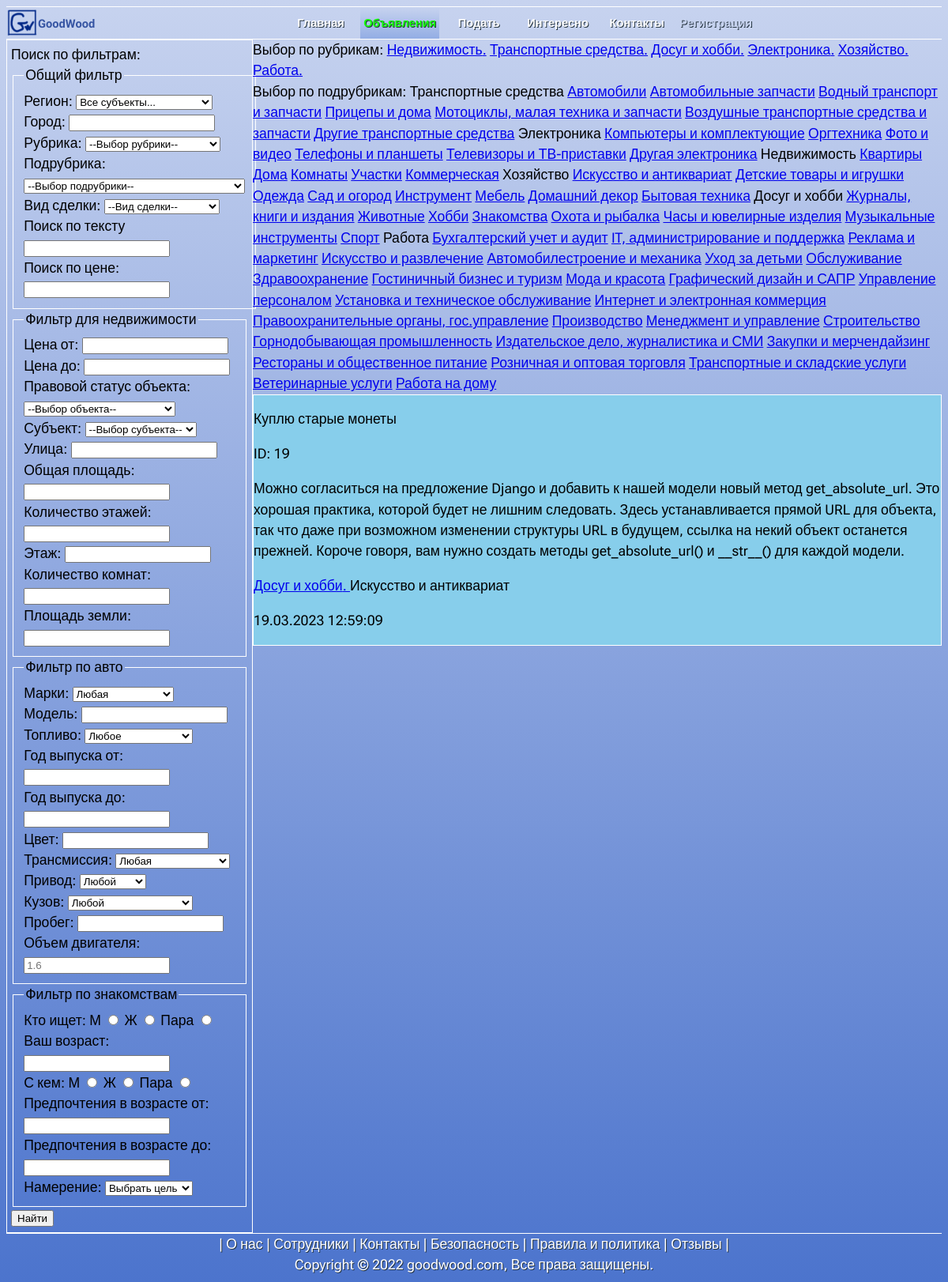
Screenshot of /all_adv/adv/19/ with the database file from the repository.
### all_adv/models.py (models this page shows, shortened)
class Rubric(models.Model):
    name = models.CharField(max_length=45,db_index=True,verbose_name='Название')
    def get_absolute_url(self):
        return reverse('by_rubric',kwargs={'rubric_id': self.id})
    class Meta:
        verbose_name_plural = 'Рубрики'
        verbose_name = 'Рубрика'

class Adv(models.Model):
    is_active = models.BooleanField(default=True)
    title = models.CharField(max_length=50,verbose_name='Наименование', help_text='Это хелп')
    transaction = models.ForeignKey('Transaction',null=True,on_delete=models.PROTECT, verbose_name='Вид сделки')
    region = models.ForeignKey('Region', null=True, on_delete=models.PROTECT, verbose_name='Регион')
    city = models.CharField(max_length=50, verbose_name='Город',null=True)
    district_city = models.CharField(max_length=50, verbose_name='Район города',default='',blank =True)
    photo = models.ImageField(upload_to='photo/%Y/%m/%d/',
                              null=True, blank=True)
    user_name = models.CharField(max_length=50, verbose_name='Имя',null=True)
    phone_number = models.CharField(max_length=50,null=True,  verbose_name='Телефон')
    content = models.TextField(null=True,  verbose_name='Описание')
    price = models.FloatField(null=True,blank =True,verbose_name='Цена')
    rubric = models.ForeignKey('Rubric',null=True,on_delete=models.PROTECT, verbose_name='Рубрика')
    subrubric = models.CharField(max_length=70,blank =True, null=True,choices=SUB_RUBRICS, verbose_name='Подрубрика')
    published = models.DateTimeField(auto_now_add=True, db_index=True, verbose_name='Опубликовано от')
    update = models.DateTimeField(auto_now=True, db_index=True, verbose_name='Изменено  от')
    street = models.CharField(max_length=50, verbose_name='Улица',blank =True,default='')
    floors = models.CharField(max_length=50,null=True,blank =True,verbose_name='Этажей')
    floor = models.CharField(max_length=50,null=True,blank =True,verbose_name='Этаж')
    rooms = models.CharField(max_length=50,null=True,blank =True,verbose_name='Комнат')
    square_rooms = models.FloatField(null=True,blank =True,verbose_name='Площадь комнат')
    square_land = models.FloatField(null=True,blank =True,verbose_name='Площадь земли')
    law_status = models.ForeignKey('LawStatus',blank =True,null=True,on_delete=models.PROTECT, verbose_name='Статус')
    ower = models.ForeignKey('Subject',null=True,blank =True,on_delete=models.PROTECT, verbose_name='Субъект')
    car_mark = models.ForeignKey('CarMark',null=True,blank =True,on_delete=models.PROTECT, verbose_name='Марка')
    car_model = models.CharField(max_length=50, verbose_name='Модель',null=True,blank =True)
    car_year = models.CharField(max_length=50,null=True,blank =True,verbose_name='Год')
    car_fuel = models.ForeignKey('CarFuel',null=True,blank =True,on_delete=models.PROTECT, verbose_name='Топливо')
    car_color = models.CharField(max_length=50, verbose_name='Цвет',null=True,blank =True)
    car_body = models.ForeignKey('CarBody',null=True,on_delete=models.PROTECT, verbose_name='Кузов',blank =True)
    car_actuator = models.ForeignKey('CarActuator',null=True,on_delete=models.PROTECT, verbose_name='Привод',blank =True)
    car_transmission = models.ForeignKey('CarTransmission',null=True,on_delete=models.PROTECT, verbose_name='Коробка',blank =True)
    car_run = models.CharField(max_length=50,null=True,blank =True,verbose_name='Пробег')
    car_engine_capacity = models.FloatField(null=True,blank =True,verbose_name='Объем двигателя')
    who = models.CharField(max_length=50, verbose_name='Кто',null=True,blank =True)
    whom = models.CharField(max_length=50, verbose_name='Кого',null=True,blank =True)
    your_age = models.CharField(max_length=50,null=True,blank =True,verbose_name='Возраст Ваш')
    intention_age = models.CharField(max_length=50,null=True,blank =True,verbose_name='Возраст поиска')
    intention = models.ForeignKey('Intention',null=True,on_delete=models.PROTECT, verbose_name='Намерение',blank =True)
    salary = models.CharField(max_length=50,null=True,blank =True,verbose_name='Зарплата от')
    mode = models.CharField(max_length=50, verbose_name='Режим работы',null=True,blank =True)
    def get_absolute_url(self):
        return reverse('by_rubric',kwargs={'rubric_id': self.rubric_id})
    class Meta:
        verbose_name_plural='Объявления'
        verbose_name = 'Объявление'
        ordering = ['-published']

### all_adv/views.py (the view)
# urls.py: path('adv/<int:adv_id>/', adv, name='adv'),
def adv(requests,adv_id):
    adv = Adv.objects.get(pk=adv_id)
    rubrics = Rubric.objects.all()
    context = {
        'adv': adv,
        'rubrics': rubrics,
        'SUB_RUBRICS_ARR': SUB_RUBRICS_ARR,
        'RUBRIC_ARR': RUBRIC_ARR,
        'menu': menu,
        'page': 'all_advs',
    }
    return render(requests,'all_adv/adv.html',context)

### all_adv/templates/all_adv/adv.html
{% extends "layout/base.html" %}
{% block content %}
     Выбор по рубрикам:
    {% for rubric in  rubrics %}
        <a href="{{rubric.get_absolute_url}}">{{rubric.name}}.</a>
    {% endfor %}<br>
    Выбор по подрубрикам:
    {% for r in SUB_RUBRICS_ARR %}
        {% if r in RUBRIC_ARR %}
            {{r}}
        {% else %}
            <a href="{% url 'by_subrubric' r %}">{{r}}</a>
        {% endif  %}
    {% endfor %}
    <div class="adv-card">
        <p>{{ adv.title }}</p>
        <p>ID: {{ adv.id }}</p>
        <p>{{ adv.content|linebreaks }}</p>
        <p><a href="{{adv.get_absolute_url}}">{{ adv.rubric.name }}. </a>{{ adv.subrubric }}</p>
        <p>{{ adv.published|date:"d.m.Y H:i:s" }}</p>
    </div>
{% endblock %}

### index/static/index/style.css (style rules this page uses)
body { min-height: 100vh; line-height: 1.5; background: linear-gradient(to top, #4C74CD, #C7D3EF); font-family: 'Roboto Flex', sans-serif; font-size: 1.1em; }

### all_adv/static/all_adv/css/style.css (style rules this page uses)
.adv-card { border: 1px solid white; margin-bottom: 5px; background-color: skyblue; text-align:left; min-width:190px; height: auto; }

### rows the page displays
Rubric: name "Недвижимость"
Rubric: name "Транспортные средства"
Rubric: name "Досуг и хобби"
Rubric: name "Электроника"
Rubric: name "Хозяйство"
Rubric: name "Работа"
Adv: title "Куплю старые монеты", id "19", content "Можно согласиться на предложение Django и добавить к нашей модели новый метод get_absolute_url. Это хорошая практика, которой будет не лишним следовать. Здесь устанавливается прямой URL для объекта, так что даже при возможном изменении структуры URL в будущем, ссылка на некий объект останется прежней. Короче говоря, вам нужно создать методы get_absolute_url() и __str__() для каждой модели.", rubric.name "Досуг и хобби", subrubric "Искусство и антиквариат", published "19.03.2023 12:59:09"

### other values shown
{{ m.title }} "Главная" "Подать" "Интересно" "Контакты" "Регистрация"
{{ m.title }} "Объявления"
{{ r }} "Транспортные средства" "Электроника" "Недвижимость" "Хозяйство" "Досуг и хобби" "Работа"
{{ r }} "Автомобили" "Автомобильные запчасти" "Водный транспорт и запчасти" "Прицепы и дома" "Мотоциклы, малая техника и запчасти" "Воздушные транспортные средства и запчасти" "Другие транспортные средства" "Компьютеры и комплектующие" "Оргтехника" "Фото и видео" "Телефоны и планшеты" "Телевизоры и ТВ-приставки" "Другая электроника" "Квартиры" "Дома" "Комнаты" "Участки" "Коммерческая" "Искусство и антиквариат" "Детские товары и игрушки" "Одежда" "Сад и огород" "Инструмент" "Мебель" "Домашний декор" "Бытовая техника" "Журналы, книги и издания" "Животные" "Хобби" "Знакомства" "Охота и рыбалка" "Часы и ювелирные изделия" "Музыкальные инструменты" "Спорт" "Бухгалтерский учет и аудит" "IT, администрирование и поддержка" "Реклама и маркетинг" "Искусство и развлечение" "Автомобилестроение и механика" "Уход за детьми" "Обслуживание" "Здравоохранение" "Гостиничный бизнес и туризм" "Мода и красота" "Графический дизайн и САПР" "Управление персоналом" "Установка и техническое обслуживание" "Интернет и электронная коммерция" "Правоохранительные органы, гос.управление" "Производство" "Менеджмент и управление" "Строительство" "Горнодобывающая промышленность" "Издательское дело, журналистика и СМИ" "Закупки и мерчендайзинг" "Рестораны и общественное питание" "Розничная и оптовая торговля" "Транспортные и складские услуги" "Ветеринарные услуги" "Работа на дому"
